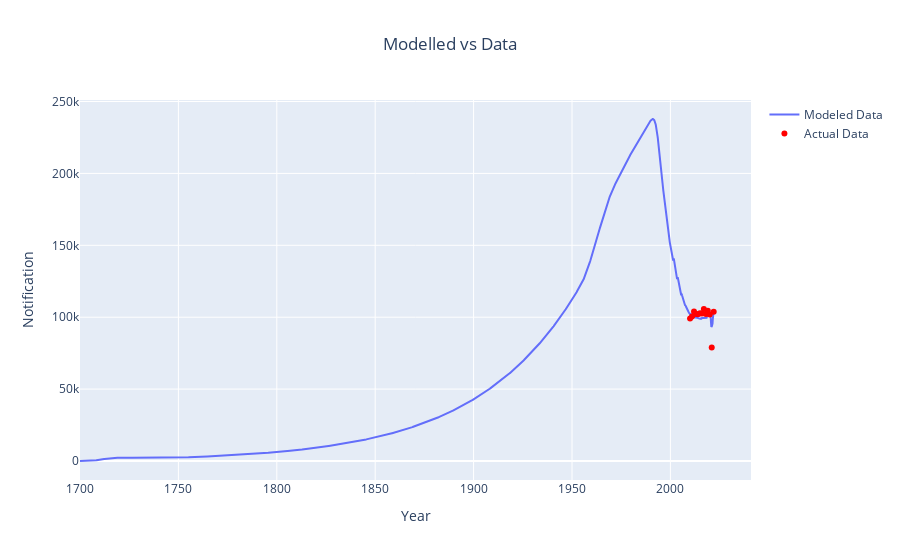

The code cell stored with this chart in its notebook:
### Code cell
plot_model_vs_actual(derived_df_0, notifs, 'notification', 'Notification', 'Modelled vs Data')

### Figure 1 — Plotly figure (JSON) as saved in the notebook; plotly's stock layout.template omitted (floating-point values rounded to 4 significant figures; data arrays with more than 128 entries replaced by an {"elided": "..."} marker saying what was removed)
{"data": [{"mode": "lines", "name": "Modeled Data", "type": "scatter", "x": {"elided": "3231 float values"}, "y": {"elided": "3231 float values"}}, {"marker": {"color": "red"}, "mode": "markers", "name": "Actual Data", "type": "scatter", "x": [2010, 2011, 2012, 2013, 2014, 2015, 2016, 2017, 2018, 2019, 2020, 2021, 2022], "y": [99022, 100518, 103906, 102196, 102087, 102676, 102527, 105733, 102171, 104505, 101795, 78935, 103804]}], "layout": {"title": {"text": "Modelled vs Data", "x": 0.5}, "xaxis": {"title": {"text": "Year"}}, "yaxis": {"title": {"text": "Notification"}}}}
